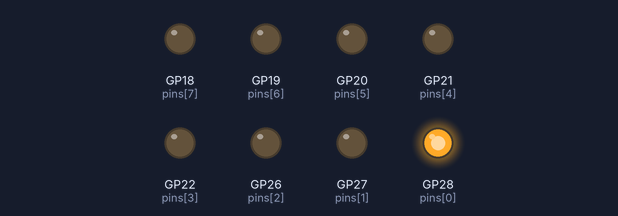
Recording of a program running on a simulated Raspberry Pi Pico. Parts: output pins drawn as LEDs (lit = HIGH).

Above: at 0.03 s.
At 0.41 s:
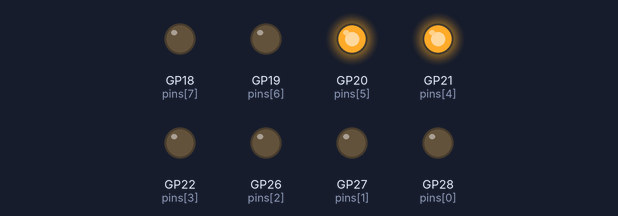
At 0.71 s:
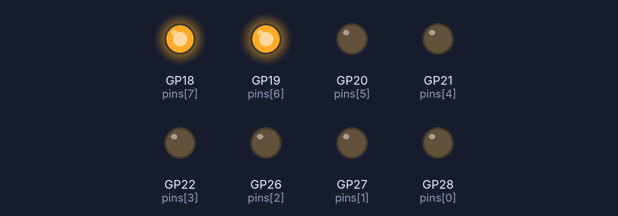
At 1.46 s:
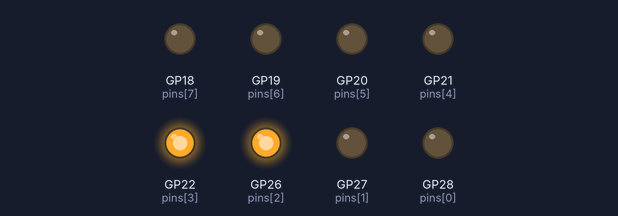
At 2.13 s:
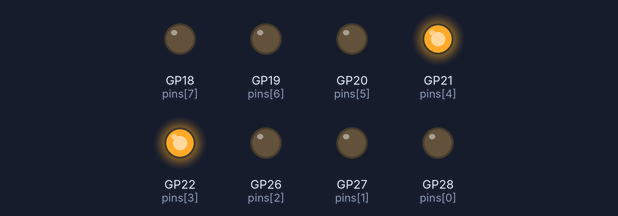
At 2.88 s:
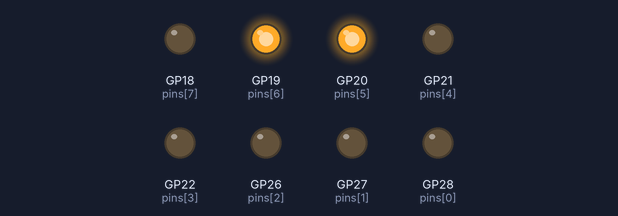
Timing chart, 0 to 3.2 s (numbered marks = the images above):
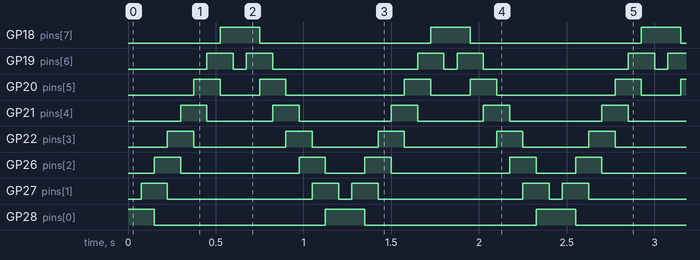

The program:

main.cpp
```cpp
#include <Arduino.h>

int pins[] = {28, 27, 26, 22, 21, 20, 19, 18};
const int PIN_CNT = 8;

void setup() {
  for (int i = 0; i < PIN_CNT; i++) {
    pinMode(pins[i], OUTPUT);
  }
}

int step = 0;

void loop() {
  if (step == 0) {
    digitalWrite(pins[0], HIGH);
    digitalWrite(pins[1], LOW);
  } else if (step < 8) {
    if (step > 1) {
      digitalWrite(pins[step - 2], LOW);
    }
    digitalWrite(pins[step], HIGH);
  } else if (step == 8) {
    digitalWrite(pins[6], LOW);
  } else if (step < 16) {
    digitalWrite(pins[15 - step], HIGH);
    if (step >= 10) {
      digitalWrite(pins[15 - step + 2], LOW);
    }
  }

  delay(75);
  step += 1;
  if (step == 16) step = 0;
}
```

Measured:
- by itself, GP18 (pins[7]): alternates HIGH for 0.23 s and LOW for 0.98 s
- by itself, GP19 (pins[6]): repeats every 1.2 s: LOW 0.08 s, HIGH 0.15 s, LOW 0.83 s, HIGH 0.15 s
- by itself, GP20 (pins[5]): repeats every 1.2 s: LOW 0.23 s, HIGH 0.15 s, LOW 0.68 s, HIGH 0.15 s
- by itself, GP21 (pins[4]): repeats every 1.2 s: LOW 0.38 s, HIGH 0.15 s, LOW 0.53 s, HIGH 0.15 s
- by itself, GP22 (pins[3]): repeats every 1.2 s: LOW 0.53 s, HIGH 0.15 s, LOW 0.38 s, HIGH 0.15 s
- by itself, GP26 (pins[2]): repeats every 1.2 s: LOW 0.68 s, HIGH 0.15 s, LOW 0.23 s, HIGH 0.15 s
- by itself, GP27 (pins[1]): repeats every 1.2 s: LOW 0.83 s, HIGH 0.15 s, LOW 0.08 s, HIGH 0.15 s
- by itself, GP28 (pins[0]): repeats every 1.2 s: LOW 0.98 s, HIGH 0.23 s
